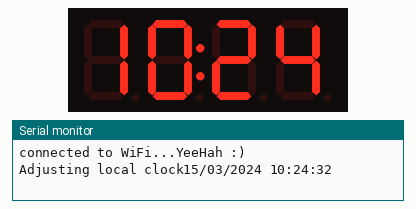
Bench run of a sketch on a simulated ESP8266 (NodeMCU). Parts: 4-digit seven-segment display, the last lines printed to the serial monitor. WiFi joins after 1.5 s; servers stay silent unless stated; network time is answered at once with the bench clock; the local clock reads 2024-03-15 10:24:30 at power-on unless the sketch sets it.

Above: at 2.6 s.
At 65.7 s:
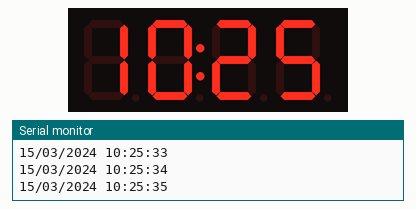
At 129.3 s:
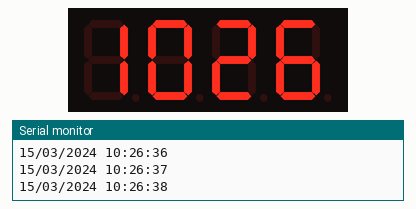

The sketch:

20210817_2130_AnnaNtpClock_v1.0_WORKING.ino
```cpp
// (licence header left out)
// change next line to use with another board/shield
#include <ESP8266WiFi.h> // for ESP8266 based boards
//#include <WiFi.h>      // for WiFi shield
//#include <WiFi101.h>   // for WiFi 101 shield or MKR1000
#include <NTPClient.h>
#include <WiFiUdp.h>
#include <TimeLib.h>
#include <time.h>
#include <Timezone.h>    // https://github.com/JChristensen/Timezone
#include <WiFiManager.h> // https://github.com/tzapu/WiFiManager
#include <HT16K33.h>     // https://github.com/lpaseen/ht16k33/blob/master/src/ht16k33.h

/**
 * Input time in epoch format and return tm time format
 * by Renzo Mischianti <www.mischianti.org>
 */
static tm getDateTimeByParams(long time){
    struct tm *newtime;
    const time_t tim = time;
    newtime = localtime(&tim);
    return *newtime;
}
/**
 * Input tm time format and return String with format pattern
 * by Renzo Mischianti <www.mischianti.org>
 */
static String getDateTimeStringByParams(tm *newtime, char* pattern = (char *)"%d/%m/%Y %H:%M:%S"){
    char buffer[30];
    strftime(buffer, 30, pattern, newtime);
    return buffer;
}

/**
 * Input time in epoch format format and return String with format pattern
 * by Renzo Mischianti <www.mischianti.org>
 */
static String getEpochStringByParams(long time, char* pattern = (char *)"%d/%m/%Y %H:%M:%S"){
//    struct tm *newtime;
    tm newtime;
    newtime = getDateTimeByParams(time);
    return getDateTimeStringByParams(&newtime, pattern);
}

WiFiUDP ntpUDP;
HT16K33 seg(0x70); // create an instance of 7 segment display

int GTMOffset = 0; // SET TO UTC TIME, correction via TimeZone.h

// By default 'pool.ntp.org' is used with 60 seconds update interval and no offset
// NTPClient timeClient(ntpUDP);
// You can specify the time server pool and the offset, (in seconds)
// additionaly you can specify the update interval (in milliseconds).
NTPClient timeClient(ntpUDP, "europe.pool.ntp.org", GTMOffset*60*60, 60*60*1000);

// Daylight Saving Time (DST) settings for Central European Time (Amsterdam, Paris)
TimeChangeRule CEST = {"CEST", Last, Sun, Mar, 2, 120};     // Central European Summer Time
TimeChangeRule CET = {"CET ", Last, Sun, Oct, 3, 60};       // Central European Standard Time
Timezone CE(CEST, CET);

String myTime,myHours,myMins;

void setup(){

  Serial.begin(115200);

    // WiFi.mode(WiFi_STA); // it is a good practice to make sure your code sets wifi mode how you want it.
    WiFi.mode(WIFI_STA); // explicitly set mode, esp defaults to STA+AP
    WiFiManager wm; //WiFiManager, Local intialization. Once its business is done, there is no need to keep it around
    //wm.resetSettings(); //reset settings - wipe credentials for testing

    // Automatically connect using saved credentials,
    // if connection fails, it starts an access point with the specified name ( "AutoConnectAP"),
    // if empty will auto generate SSID, if password is blank it will be anonymous AP (wm.autoConnect())
    // then goes into a blocking loop awaiting configuration and will return success result

    bool res; // Chose one of the three options to access your Access Point
    // res = wm.autoConnect();                      // auto generated AP name from chipid
    // res = wm.autoConnect("NTP-klok_AP");         // anonymous ap
    res = wm.autoConnect("NTP-klok_AP","NTP-klok"); // password protected ap

    if(!res) {
        Serial.println("Failed to connect");
        // ESP.restart();
    }
    else {
        //if you get here you have a connection to the WiFi
        Serial.println("connected to WiFi...YeeHah :)");
    }

  timeClient.begin();
  delay ( 1000 );
  if (timeClient.update()){
     Serial.print ( "Adjusting local clock" );
     unsigned long epoch = timeClient.getEpochTime();
     setTime(epoch);
  }else{
     Serial.print ( "NTP Update failed!!" );
  }

  // set-up the HT16k33 display
  seg.begin();
  Wire.setClock(100000);
  seg.displayOn();
  seg.setDigits(4);   // number of digits (4)
  seg.brightness(1);  // display brightness min(0) max(15)

}

void loop() {
  // I print the time from local clock but first I check DST
  // to add/substract hours if needed
  myTime = getEpochStringByParams(CE.toLocal(now()));
  Serial.println(myTime); // check myTime content on serial port
  //extract the hour and minute as a substring from the myTime string
  myHours = myTime.substring(11, 13);
  myMins = myTime.substring(14, 16);
  //display the local time with DST correction on the display
  //converting the String to Int
  seg.displayTime(myHours.toInt(), myMins.toInt());
  //blink the colon every second (500 ms on 500 ms off)
  seg.displayColon(1);
  delay(500);
  seg.displayColon(0);
  delay(500);
}
```
